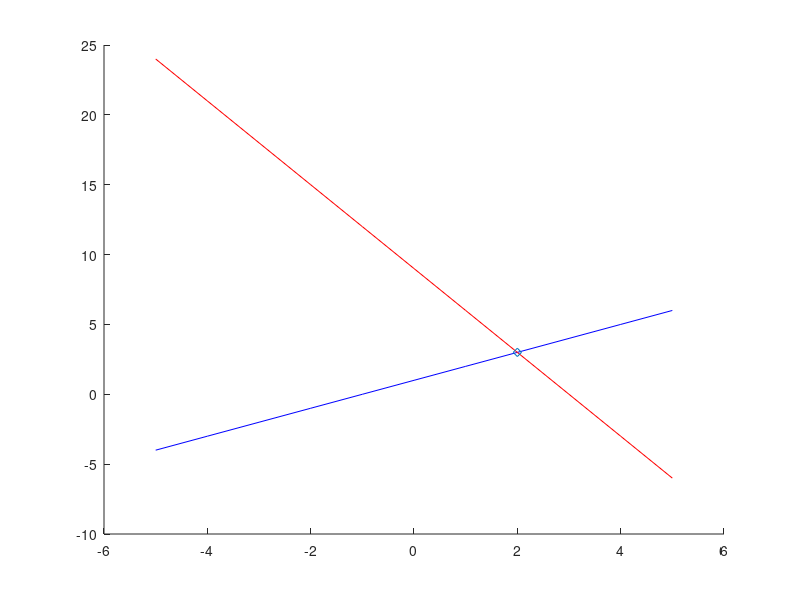

Here is the MATLAB script that generated this plot:
% Chapter 12, Problem 6
function Ch_12_P_06 

clear
clc
close all
% 12-6	Write a function named solveSystem that consumes three inputs:
% two vectors consisting of the coefficients [a b c] of two line equations
% of the form 
% ax + by = c
% a vector of x values
% a.	The function should output a vector giving the x and y values of
% the point of intersection between the two lines.  If the lines are
% parallel, return the empty vector.
% b.	Your function should also plot the two lines using the inputted
% vector of x values as x.  In addition, on the same graph, plot the
% intersection point of the two lines. Make the first line blue, the second
% line red, and the intersection point a magenta diamond (type 'help plot'
% in the MATLAB window for more info). Also, make sure that you label your
% plot appropriately with:
% Title: 'Intersection of Two Lines'
% X and Y axis Labels
% A Legend 'Line 1' and 'Line 2'
% For example:
  solveSystem([1 -1 -1], [3 1 9], -5:5) % should produce [2 3]
end

function pt = solveSystem(line1, line2, xvec)
    mtx = [line1(1:2); line2(1:2)];
    res = [line1(3); line2(3)];
    pt = mtx\res;
    x = pt(1);
    y = pt(2);
    y1 = line1(3)/line1(2) - (line1(1)/line1(2))*xvec;
    y2 = line2(3)/line2(2) - (line2(1)/line2(2))*xvec;
    hold on
        if isnan(pt)
            pt = [];
            plot(xvec, y1, 'b')
            plot(xvec, y2, 'r')
        else
            plot(xvec, y1, 'b')
            plot(xvec, y2, 'r')
            plot(x, y, 'd')
        end
end
